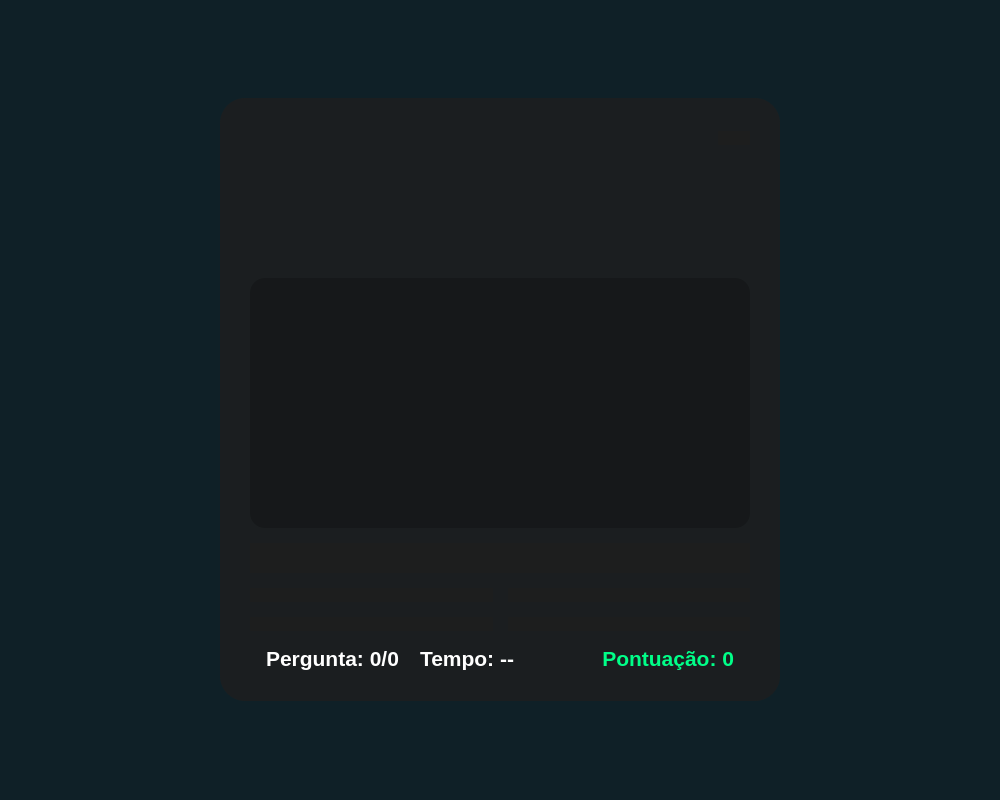
<?xml version="1.0" encoding="UTF-8"?>
<ui version="4.0">
 <class>MainWindow</class>
 <widget class="QMainWindow" name="MainWindow">
  <property name="geometry">
   <rect>
    <x>0</x>
    <y>0</y>
    <width>1000</width>
    <height>800</height>
   </rect>
  </property>
  <property name="windowTitle">
   <string>Quiz de Futebol</string>
  </property>
  <property name="styleSheet">
   <string notr="true">background-color: #0f2027;</string>
  </property>
  <widget class="QWidget" name="centralwidget">
   <layout class="QVBoxLayout" name="verticalLayout">
    <item>
     <widget class="QStackedWidget" name="stackedWidget">
      <property name="currentIndex">
       <number>3</number>
      </property>
      
<widget class="QWidget" name="menu_page">
       <layout class="QVBoxLayout" name="verticalLayout_2">
        <item>
         <widget class="QFrame" name="content_container_menu">
          <property name="styleSheet">
           <string notr="true">background: transparent;</string>
          </property>
          <property name="frameShape">
           <enum>QFrame::StyledPanel</enum>
          </property>
    
          <property name="frameShadow">
           <enum>QFrame::Raised</enum>
          </property>
          <layout class="QVBoxLayout" name="verticalLayout_3">
           <property name="spacing">
            <number>20</number>
           </property>
           <item>
            <spacer name="verticalSpacer_4">
 
             <property name="orientation">
              <enum>Qt::Vertical</enum>
             </property>
             <property name="sizeHint" stdset="0">
              <size>
               <width>20</width>
               <height>40</height>
 
              </size>
             </property>
            </spacer>
           </item>
           <item alignment="Qt::AlignHCenter">
            <widget class="QLabel" name="title_menu">
             <property name="font">
           
               <font>
               <family>Arial</family>
               <pointsize>42</pointsize>
               <weight>75</weight>
               <bold>true</bold>
              </font>
             </property>
          
              <property name="styleSheet">
              <string notr="true">color: white;</string>
             </property>
             <property name="text">
              <string>Quiz de Futebol</string>
             </property>
            </widget>
           </item>
 
           <item alignment="Qt::AlignHCenter">
            <widget class="QPushButton" name="btn_jogar"/>
           </item>
           <item alignment="Qt::AlignHCenter">
            <widget class="QPushButton" name="btn_instrucoes"/>
           </item>
           <item alignment="Qt::AlignHCenter">
            <widget class="QPushButton" name="btn_placar_menu"/>
 
           </item>
           <item>
            <spacer name="verticalSpacer_5">
             <property name="orientation">
              <enum>Qt::Vertical</enum>
             </property>
             <property name="sizeHint" stdset="0">
          
             <size>
               <width>20</width>
               <height>40</height>
              </size>
             </property>
            </spacer>
           </item>
          </layout>
      
        </widget>
        </item>
       </layout>
      </widget>
      <widget class="QWidget" name="instrucoes_page">
       <layout class="QVBoxLayout" name="verticalLayout_4">
        <property name="spacing">
         <number>25</number>
        </property>
        <property name="leftMargin">
         <number>50</number>
        </property>
       
         <property name="topMargin">
         <number>50</number>
        </property>
        <property name="rightMargin">
         <number>50</number>
        </property>
        <property name="bottomMargin">
         <number>50</number>
        </property>
        <item>
         <widget class="QLabel" name="titulo_instrucoes">
          
<property name="font">
           <font>
            <family>Arial</family>
            <pointsize>36</pointsize>
            <weight>75</weight>
            <bold>true</bold>
           </font>
          </property>
          <property name="styleSheet">
        
           <string notr="true">color: #00ff88; margin-bottom: 20px;</string>
          </property>
          <property name="text">
           <string>Instruções:</string>
          </property>
          <property name="alignment">
           <set>Qt::AlignCenter</set>
          </property>
         </widget>
        </item>
  
        <item>
         <widget class="QLabel" name="texto_instrucoes">
          <property name="font">
           <font>
            <family>Arial</family>
            <pointsize>18</pointsize>
           </font>
          </property>
          <property name="styleSheet">
     
              <string notr="true">color: white; line-height: 150%;</string>
          </property>
          <property name="text">
           <string>E aí, craque!
Pronto(a) para testar seus conhecimentos?

As regras são simples:
   • Cada resposta certa vale 10 pontos.
• Acerte 3 em sequência para um bônus de 20 pontos!
• Use a ajuda 50/50 uma vez por jogo para eliminar duas respostas erradas.
   • Cuidado com o tempo!
São 30 segundos por pergunta.
   • Nada de consultas, hein?
Boa sorte!</string>
          </property>
          <property name="alignment">
           <set>Qt::AlignCenter</set>
          </property>
          <property name="wordWrap">
           <bool>true</bool>
          </property>
         </widget>
        </item>
        
<item>
         <spacer name="verticalSpacer">
          <property name="orientation">
           <enum>Qt::Vertical</enum>
          </property>
          <property name="sizeHint" stdset="0">
           <size>
            <width>20</width>
            <height>40</height>
           
</size>
          </property>
         </spacer>
        </item>
        <item alignment="Qt::AlignHCenter">
         <widget class="QPushButton" name="btn_voltar_menu_instrucoes"/>
        </item>
       </layout>
      </widget>
      <widget class="QWidget" name="dificuldade_page">
       <layout class="QVBoxLayout" name="verticalLayout_5">
        <item alignment="Qt::AlignHCenter">
      
           <widget class="QFrame" name="frame">
          <property name="styleSheet">
           <string notr="true">background: transparent;</string>
          </property>
          <layout class="QVBoxLayout" name="verticalLayout_6">
           <property name="spacing">
            <number>20</number>
           </property>
           <item>
   
             <widget class="QLabel" name="label_nome">
             <property name="font">
              <font>
               <family>Arial</family>
               <pointsize>22</pointsize>
               <weight>75</weight>
               <bold>true</bold>
 
              </font>
             </property>
             <property name="styleSheet">
              <string notr="true">color: white;</string>
             </property>
             <property name="text">
              <string>Digite seu nome:</string>
 
             </property>
             <property name="alignment">
              <set>Qt::AlignCenter</set>
             </property>
            </widget>
           </item>
           <item alignment="Qt::AlignHCenter">
            
<widget class="QLineEdit" name="nome_input"/>
           </item>
           <item>
            <widget class="QLabel" name="label_dificuldade">
             <property name="font">
              <font>
               <family>Arial</family>
               <pointsize>22</pointsize>
    
               <weight>75</weight>
               <bold>true</bold>
              </font>
             </property>
             <property name="styleSheet">
              <string notr="true">color: white;
margin-top: 20px;</string>
             </property>
             <property name="text">
              <string>Escolha a dificuldade:</string>
             </property>
             <property name="alignment">
              <set>Qt::AlignCenter</set>
             </property>
  
           </widget>
           </item>
           <item alignment="Qt::AlignHCenter">
            <widget class="QPushButton" name="btn_facil"/>
           </item>
           <item alignment="Qt::AlignHCenter">
            <widget class="QPushButton" name="btn_medio"/>
           </item>
     
          <item alignment="Qt::AlignHCenter">
            <widget class="QPushButton" name="btn_dificil"/>
           </item>
           <item>
            <spacer name="verticalSpacer_2">
             <property name="orientation">
              <enum>Qt::Vertical</enum>
             </property>
   
              <property name="sizeHint" stdset="0">
              <size>
               <width>20</width>
               <height>40</height>
              </size>
             </property>
            </spacer>
     
          </item>
           <item alignment="Qt::AlignHCenter">
            <widget class="QPushButton" name="btn_voltar_menu_dificuldade"/>
           </item>
          </layout>
         </widget>
        </item>
       </layout>
      </widget>
      <widget class="QWidget" name="quiz_page">
       <layout class="QVBoxLayout" 
name="verticalLayout_7">
        <item alignment="Qt::AlignHCenter|Qt::AlignVCenter">
         <widget class="QFrame" name="card">
          <property name="maximumSize">
           <size>
            <width>750</width>
            <height>700</height>
           </size>
          </property>
          <property name="styleSheet">
  
             <string notr="true">background: rgba(30, 30, 30, 0.8);
border-radius: 25px;</string>
          </property>
          <layout class="QVBoxLayout" name="card_layout">
           <property name="spacing">
            <number>15</number>
           </property>
           <property name="leftMargin">
            <number>30</number>
           </property>
       
            <property name="topMargin">
            <number>30</number>
           </property>
           <property name="rightMargin">
            <number>30</number>
           </property>
           <property name="bottomMargin">
            <number>30</number>
           </property>
  
           <item>
            <layout class="QHBoxLayout" name="horizontalLayout">
             <item>
              <spacer name="horizontalSpacer">
               <property name="orientation">
                <enum>Qt::Horizontal</enum>
               </property>
  
               <property name="sizeHint" stdset="0">
                <size>
                 <width>40</width>
                 <height>20</height>
                </size>
               </property>
    
              </spacer>
             </item>
             <item>
              <widget class="QPushButton" name="btn_ajuda_5050"/>
             </item>
            </layout>
           </item>
           <item>
 
             <widget class="QLabel" name="label_pergunta_titulo">
             <property name="minimumSize">
              <size>
               <width>0</width>
               <height>100</height>
              </size>
             </property>
  
             <property name="font">
              <font>
               <family>Arial</family>
               <pointsize>24</pointsize>
               <weight>75</weight>
               <bold>true</bold>
              
</font>
             </property>
             <property name="styleSheet">
              <string notr="true">color: white;
background: transparent;</string>
             </property>
             <property name="text">
              <string/>
             </property>
             <property name="alignment">
              <set>Qt::AlignCenter</set>
             </property>
    
             <property name="wordWrap">
              <bool>true</bool>
             </property>
            </widget>
           </item>
           <item alignment="Qt::AlignHCenter">
            <widget class="QLabel" name="label_imagem">
             <property 
name="minimumSize">
              <size>
               <width>500</width>
               <height>250</height>
              </size>
             </property>
             <property name="styleSheet">
              <string 
notr="true">background: rgba(0,0,0,0.2); border-radius: 15px;</string>
             </property>
             <property name="text">
              <string/>
             </property>
             <property name="alignment">
              <set>Qt::AlignCenter</set>
             </property>
  
           </widget>
           </item>
           <item>
            <widget class="QLabel" name="label_feedback">
             <property name="minimumSize">
              <size>
               <width>0</width>
           
               <height>30</height>
              </size>
             </property>
             <property name="font">
              <font>
               <family>Arial</family>
               <pointsize>18</pointsize>
           
               <weight>75</weight>
               <bold>true</bold>
              </font>
             </property>
             <property name="text">
              <string/>
             </property>
             
<property name="alignment">
              <set>Qt::AlignCenter</set>
             </property>
            </widget>
           </item>
           <item>
            <layout class="QGridLayout" name="options_grid">
             <property name="spacing">
          
             <number>15</number>
             </property>
             <item row="0" column="0">
              <widget class="QPushButton" name="btn_opcao1"/>
             </item>
             <item row="0" column="1">
              <widget class="QPushButton" name="btn_opcao2"/>
        
             </item>
             <item row="1" column="0">
              <widget class="QPushButton" name="btn_opcao3"/>
             </item>
             <item row="1" column="1">
              <widget class="QPushButton" name="btn_opcao4"/>
             </item>
       
             </layout>
           </item>
           <item>
            <layout class="QHBoxLayout" name="bottom_layout">
             <item>
              <widget class="QLabel" name="label_progresso">
               <property name="font">
              
                  <font>
                 <family>Arial</family>
                 <pointsize>16</pointsize>
                 <weight>75</weight>
                 <bold>true</bold>
                </font>
              
                 </property>
               <property name="styleSheet">
                <string notr="true">color: white;
background: transparent; padding-left: 10px;</string>
               </property>
               <property name="text">
                <string>Pergunta: 0/0</string>
               </property>
              </widget>
             </item>
       
              <item>
              <widget class="QLabel" name="label_cronometro">
               <property name="font">
                <font>
                 <family>Arial</family>
                 <pointsize>16</pointsize>
            
                 <weight>75</weight>
                 <bold>true</bold>
                </font>
               </property>
               <property name="styleSheet">
                <string notr="true">color: white;
background: transparent;</string>
               </property>
               <property name="text">
                <string>Tempo: --</string>
               </property>
               <property name="alignment">
                <set>Qt::AlignCenter</set>
    
               </property>
              </widget>
             </item>
             <item>
              <widget class="QLabel" name="label_streak">
               <property name="font">
                <font>
 
                 <family>Arial</family>
                 <pointsize>16</pointsize>
                 <weight>75</weight>
                 <bold>true</bold>
                </font>
               </property>
  
               <property name="styleSheet">
                <string notr="true">color: white;
background: transparent;</string>
               </property>
               <property name="text">
                <string/>
               </property>
               <property name="alignment">
                <set>Qt::AlignCenter</set>
     
               </property>
              </widget>
             </item>
             <item>
              <widget class="QLabel" name="label_pontuacao">
               <property name="font">
                <font>
  
                 <family>Arial</family>
                 <pointsize>16</pointsize>
                 <weight>75</weight>
                 <bold>true</bold>
                </font>
               </property>
   
                <property name="styleSheet">
                <string notr="true">color: #00ff88;
background: transparent; padding-right: 10px;</string>
               </property>
               <property name="text">
                <string>Pontuação: 0</string>
               </property>
               <property name="alignment">
                <set>Qt::AlignRight|Qt::AlignTrailing|Qt::AlignVCenter</set>
  
               </property>
              </widget>
             </item>
            </layout>
           </item>
          </layout>
         </widget>
        </item>
       </layout>
   
       </widget>
      <widget class="QWidget" name="final_page">
       <property name="styleSheet">
        <string notr="true">background: #2c5364;</string>
       </property>
       <layout class="QVBoxLayout" name="verticalLayout_8">
        <property name="spacing">
         <number>30</number>
        </property>
        <item alignment="Qt::AlignHCenter|Qt::AlignVCenter">
         <widget class="QFrame" name="frame_2">
         
         <property name="styleSheet">
           <string notr="true">background: transparent;</string>
          </property>
          <layout class="QVBoxLayout" name="verticalLayout_9">
           <item>
            <widget class="QLabel" name="label">
             <property name="font">
              <font>
          
               <family>Arial</family>
               <pointsize>30</pointsize>
               <weight>75</weight>
               <bold>true</bold>
              </font>
             </property>
             <property name="styleSheet">
         
                <string notr="true">color: white;</string>
             </property>
             <property name="text">
              <string>Fim de Jogo!</string>
             </property>
             <property name="alignment">
              <set>Qt::AlignCenter</set>
         
             </property>
            </widget>
           </item>
           <item>
            <widget class="QLabel" name="score_label">
             <property name="font">
              <font>
               <family>Arial</family>
     
               <pointsize>40</pointsize>
              </font>
             </property>
             <property name="styleSheet">
              <string notr="true">color: #00ff88;</string>
             </property>
             <property name="text">
      
                <string>Sua pontuação final foi: 0</string>
             </property>
             <property name="alignment">
              <set>Qt::AlignCenter</set>
             </property>
            </widget>
           </item>
           
<item alignment="Qt::AlignHCenter">
            <widget class="QPushButton" name="btn_ver_placar"/>
           </item>
           <item alignment="Qt::AlignHCenter">
            <widget class="QPushButton" name="btn_voltar_menu_final"/>
           </item>
          </layout>
         </widget>
        </item>
       </layout>
   
       </widget>
      <widget class="QWidget" name="placar_page">
       <layout class="QVBoxLayout" name="verticalLayout_10">
        <property name="leftMargin">
         <number>50</number>
        </property>
        <property name="topMargin">
         <number>50</number>
        </property>
        <property name="rightMargin">
         <number>50</number>
        </property>
  
        <property name="bottomMargin">
         <number>50</number>
        </property>
        <item>
         <widget class="QLabel" name="titulo_placar">
          <property name="font">
           <font>
            <family>Arial</family>
            <pointsize>50</pointsize>
           
            <weight>75</weight>
            <bold>true</bold>
           </font>
          </property>
          <property name="styleSheet">
           <string notr="true">color: #00ff88;
margin-bottom: 10px;</string>
          </property>
          <property name="text">
           <string>Placar de Líderes</string>
          </property>
          <property name="alignment">
           <set>Qt::AlignCenter</set>
          </property>
         </widget>
        </item>
      
          <item>
         <layout class="QHBoxLayout" name="botoes_dificuldade_layout">
          <property name="spacing">
           <number>15</number>
          </property>
          <item>
           <widget class="QPushButton" name="btn_placar_facil"/>
          </item>
          <item>
           <widget 
class="QPushButton" name="btn_placar_medio"/>
          </item>
          <item>
           <widget class="QPushButton" name="btn_placar_dificil"/>
          </item>
         </layout>
        </item>
        <item>
         <widget class="QTableWidget" name="placar_table"/>
        </item>
        <item alignment="Qt::AlignHCenter">
         <widget class="QPushButton" name="btn_voltar_menu_placar"/>
        </item>
       </layout>
      </widget>
     </widget>
    </item>
   </layout>
  </widget>
 </widget>
 <resources/>
 <connections/>
</ui>
